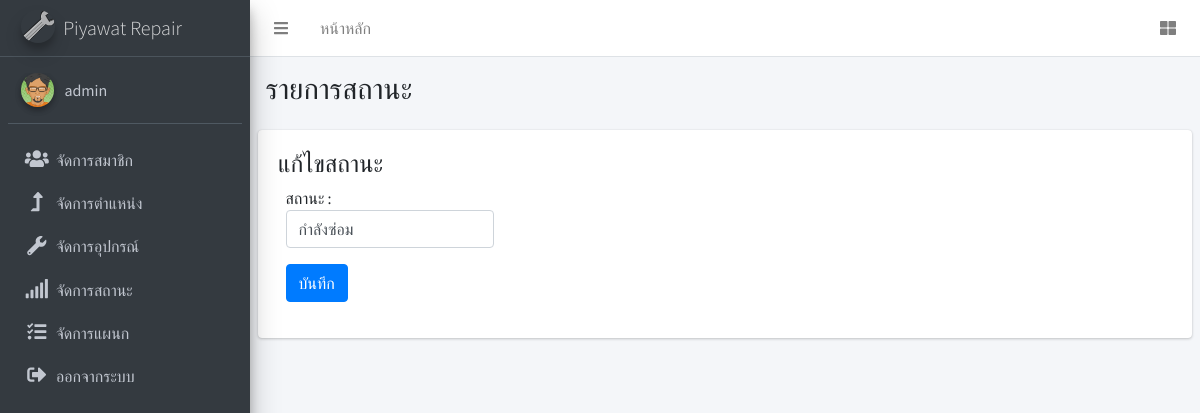
/admin/status.php?act=edit&ID=2 (signed in), run on the app's committed database.
### tables this page shows
CREATE TABLE `tbl_member` (
  `m_id` int(11) NOT NULL,
  `ref_d_id` int(11) NOT NULL COMMENT 'tbl_department',
  `ref_p_id` int(11) NOT NULL COMMENT 'tbl_position',
  `m_username` varchar(50) NOT NULL,
  `m_password` varchar(50) NOT NULL,
  `m_fname` varchar(50) NOT NULL,
  `m_name` varchar(100) NOT NULL,
  `m_lname` varchar(100) NOT NULL,
  `m_phone` int(20) NOT NULL,
  `m_email` varchar(50) NOT NULL,
  `m_level` varchar(20) NOT NULL,
  `m_img` varchar(100) NOT NULL,
  `m_datesave` timestamp NOT NULL DEFAULT CURRENT_TIMESTAMP
);

CREATE TABLE `tbl_status` (
  `s_id` int(11) NOT NULL,
  `s_name` varchar(100) NOT NULL
);

### admin/status.php (the view, shortened to what this page needs)
<?php include('h.php');?>
<body class="hold-transition skin-red sidebar-mini">
  <div class="wrapper">
    <?php include('menutop.php');?>
      <aside class="main-sidebar sidebar-dark-primary elevation-4">
          <a href="index.php" class="brand-link">
              <img src="../dist/img/wrench.png" alt="AdminLTE Logo" class="brand-image img-circle elevation-3"
                   style="opacity: .8">
              <span class="brand-text font-weight-light">Piyawat Repair</span>
          </a>
          <div class="sidebar">
              <div class="user-panel mt-3 pb-3 mb-3 d-flex">
                  <div class="image">
                      <img src="../m_img/<?php echo $m_img; ?>" class="img-circle elevation-2" alt="User Image">
                  </div>
                  <div class="info">
                      <a href="#" class="d-block"><?php echo $m_name; ?></a>
                  </div>
              </div>
              <nav class="mt-2">
                  <ul class="nav nav-pills nav-sidebar flex-column" data-widget="treeview" role="menu"
                      data-accordion="false">
                      <li class="nav-item">
                          <a href="member.php" class="nav-link">
                              <i class="nav-icon fas fa-users"></i>
                              <p>
                                  จัดการสมาชิก
                              </p>
                          </a>
                      </li>
                      <li class="nav-item">
                          <a href="position.php" class="nav-link">
                              <i class="nav-icon fas fa-level-up-alt"></i>
                              <p>
                                  จัดการตำแหน่ง
                              </p>
                          </a>
                      </li>
                      <li class="nav-item">
                          <a href="device.php" class="nav-link">
                              <i class="nav-icon fas fa-wrench"></i>
                              <p>
                                  จัดการอุปกรณ์
                              </p>
                          </a>
                      </li>
                      <li class="nav-item">
                          <a href="status.php" class="nav-link">
                              <i class="nav-icon fas fa-signal"></i>
                              <p>
                                  จัดการสถานะ
                              </p>
                          </a>
                      </li>
                      <li class="nav-item">
                          <a href="depm.php" class="nav-link">
                              <i class="nav-icon fas fa-tasks"></i>
                              <p>
                                  จัดการแผนก
                              </p>
                          </a>
                      </li>
                      <li class="nav-item">
                          <a href="../logout.php" class="nav-link"
                             onclick="return confirm('คุณต้องการออกจากระบบหรือไม่ ?');">
                              <i class="nav-icon fas fa-sign-out-alt"></i>
                              <p>
                                  ออกจากระบบ
                              </p>
                          </a>
                      </li>
              </nav>
          </div>
      </aside>
      <div class="content-wrapper">
          <section class="content-header">
              <div class="container-fluid">
                  <div class="row mb-2">
                      <div class="col-sm-6">
                          <h1>รายการสถานะ</h1>
                      </div>
                  </div>
              </div>
          </section>
          <section class="content">
              <div class="card">
                  <div class="card-body">
                      <?php
                      $act = $_GET['act'];
                      if($act == 'add'){
                          include('status_form_add.php');
                      }elseif ($act == 'edit') {
                          include('status_form_edit.php');
                      }else {
                          include('status_list.php');
                      }
                      ?>
                  </div>
              </div>
          </section>
      </div>
    </body>
  </html>

### admin/status_form_edit.php (shortened to what this page needs)
<?php
$ID = $_GET['ID'];
$sql = "SELECT * FROM tbl_status WHERE s_id=$ID";
$result = mysqli_query($con, $sql) or die ("Error in query: $sql " . mysqli_error());
$row = mysqli_fetch_array($result);
extract($row);
?>
<h4> แก้ไขสถานะ </h4>
<form action="status_form_edit_db.php" method="post" class="form-horizontal">
  <div class="form-group">
    <div class="col-sm-2 control-label">
      สถานะ :
    </div>
    <div class="col-sm-3">
      <input type="text" name="s_name" required class="form-control" value="<?php echo $row['s_name'];?>">
    </div>
  </div>
  <div class="form-group">
    <div class="col-sm-1">
      <button type="submit" class="btn btn-primary ">บันทึก</button>
    </div>
  </div>
</form>

### data on the page
tbl_member: m_img (picture), m_name "admin"
tbl_status: s_name "กำลังซ่อม"
